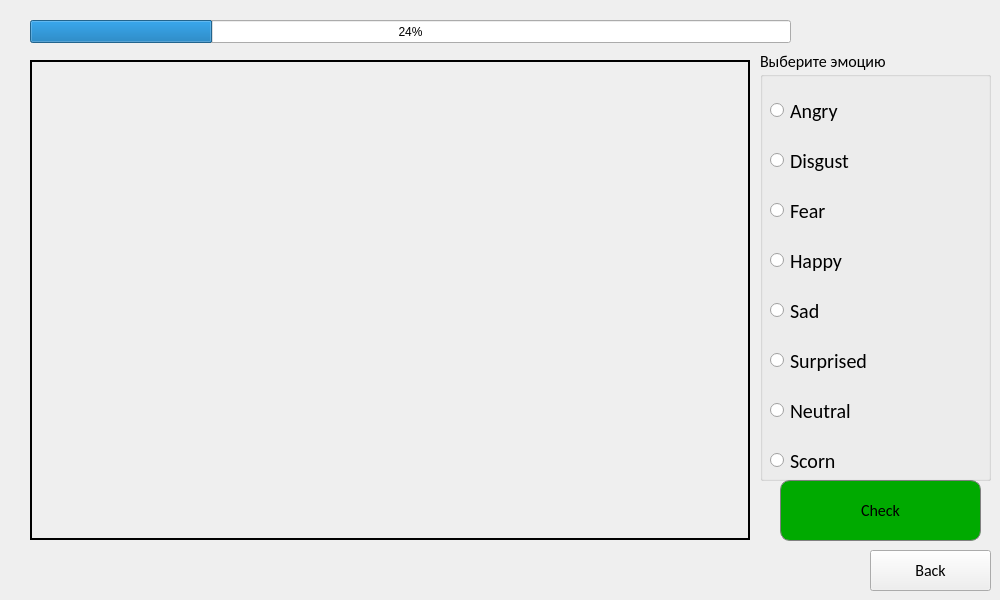
<?xml version="1.0" encoding="UTF-8"?>
<ui version="4.0">
 <class>Dialog</class>
 <widget class="QDialog" name="Dialog">
  <property name="geometry">
   <rect>
    <x>0</x>
    <y>0</y>
    <width>1000</width>
    <height>600</height>
   </rect>
  </property>
  <property name="windowTitle">
   <string>Dialog</string>
  </property>
  <widget class="QPushButton" name="SetNextFace">
   <property name="geometry">
    <rect>
     <x>780</x>
     <y>480</y>
     <width>201</width>
     <height>61</height>
    </rect>
   </property>
   <property name="palette">
    <palette>
     <active>
      <colorrole role="Button">
       <brush brushstyle="SolidPattern">
        <color alpha="255">
         <red>0</red>
         <green>170</green>
         <blue>0</blue>
        </color>
       </brush>
      </colorrole>
      <colorrole role="Base">
       <brush brushstyle="SolidPattern">
        <color alpha="255">
         <red>0</red>
         <green>170</green>
         <blue>0</blue>
        </color>
       </brush>
      </colorrole>
      <colorrole role="Window">
       <brush brushstyle="SolidPattern">
        <color alpha="255">
         <red>0</red>
         <green>170</green>
         <blue>0</blue>
        </color>
       </brush>
      </colorrole>
     </active>
     <inactive>
      <colorrole role="Button">
       <brush brushstyle="SolidPattern">
        <color alpha="255">
         <red>0</red>
         <green>170</green>
         <blue>0</blue>
        </color>
       </brush>
      </colorrole>
      <colorrole role="Base">
       <brush brushstyle="SolidPattern">
        <color alpha="255">
         <red>0</red>
         <green>170</green>
         <blue>0</blue>
        </color>
       </brush>
      </colorrole>
      <colorrole role="Window">
       <brush brushstyle="SolidPattern">
        <color alpha="255">
         <red>0</red>
         <green>170</green>
         <blue>0</blue>
        </color>
       </brush>
      </colorrole>
     </inactive>
     <disabled>
      <colorrole role="Button">
       <brush brushstyle="SolidPattern">
        <color alpha="255">
         <red>0</red>
         <green>170</green>
         <blue>0</blue>
        </color>
       </brush>
      </colorrole>
      <colorrole role="Base">
       <brush brushstyle="SolidPattern">
        <color alpha="255">
         <red>0</red>
         <green>170</green>
         <blue>0</blue>
        </color>
       </brush>
      </colorrole>
      <colorrole role="Window">
       <brush brushstyle="SolidPattern">
        <color alpha="255">
         <red>0</red>
         <green>170</green>
         <blue>0</blue>
        </color>
       </brush>
      </colorrole>
     </disabled>
    </palette>
   </property>
   <property name="font">
    <font>
     <family>Calibri</family>
     <pointsize>12</pointsize>
     <weight>50</weight>
     <bold>false</bold>
     <stylestrategy>PreferDefault</stylestrategy>
     <kerning>true</kerning>
    </font>
   </property>
   <property name="cursor">
    <cursorShape>PointingHandCursor</cursorShape>
   </property>
   <property name="layoutDirection">
    <enum>Qt::LeftToRight</enum>
   </property>
   <property name="styleSheet">
    <string notr="true">QPushButton
{
	background-color : rgb(0, 170, 0);
    border-style: solid;
    border-width: 1px;
    border-radius: 10px;
    border-color: gray;
    padding: 6px;
}

QPushButton:hover
{
	background-color : rgb(0, 150, 0);
    border-style: solid;
    border-width: 2px;
    border-radius: 10px;
    border-color: gray;
    padding: 6px;
}

QPushButton:pressed
{
	background-color : rgb(0, 100, 0);
    border-style: solid;
    border-width: 2px;
    border-radius: 10px;
    border-color: gray;
    padding: 6px;
}</string>
   </property>
   <property name="text">
    <string>Check</string>
   </property>
  </widget>
  <widget class="QLabel" name="Image">
   <property name="geometry">
    <rect>
     <x>30</x>
     <y>60</y>
     <width>720</width>
     <height>480</height>
    </rect>
   </property>
   <property name="frameShape">
    <enum>QFrame::Box</enum>
   </property>
   <property name="lineWidth">
    <number>2</number>
   </property>
   <property name="text">
    <string/>
   </property>
  </widget>
  <widget class="QGroupBox" name="Emotion">
   <property name="geometry">
    <rect>
     <x>760</x>
     <y>50</y>
     <width>231</width>
     <height>431</height>
    </rect>
   </property>
   <property name="font">
    <font>
     <family>Calibri</family>
     <pointsize>12</pointsize>
    </font>
   </property>
   <property name="styleSheet">
    <string notr="true">QGropBox#Emotions {
	 background-color: red;
    border-style: outset;
    border-width: 2px;
    border-radius: 10px;
    border-color: beige;
    font: bold 14px;
    min-width: 10em;
    padding: 6px;
}</string>
   </property>
   <property name="title">
    <string>Выберите эмоцию</string>
   </property>
   <property name="flat">
    <bool>false</bool>
   </property>
   <property name="checkable">
    <bool>false</bool>
   </property>
   <widget class="QRadioButton" name="Angry">
    <property name="geometry">
     <rect>
      <x>10</x>
      <y>40</y>
      <width>181</width>
      <height>41</height>
     </rect>
    </property>
    <property name="font">
     <font>
      <family>Calibri</family>
      <pointsize>15</pointsize>
     </font>
    </property>
    <property name="cursor">
     <cursorShape>PointingHandCursor</cursorShape>
    </property>
    <property name="layoutDirection">
     <enum>Qt::LeftToRight</enum>
    </property>
    <property name="text">
     <string>Angry</string>
    </property>
    <property name="iconSize">
     <size>
      <width>40</width>
      <height>40</height>
     </size>
    </property>
    <property name="autoExclusive">
     <bool>false</bool>
    </property>
   </widget>
   <widget class="QRadioButton" name="Disgust">
    <property name="geometry">
     <rect>
      <x>10</x>
      <y>90</y>
      <width>181</width>
      <height>41</height>
     </rect>
    </property>
    <property name="font">
     <font>
      <family>Calibri</family>
      <pointsize>15</pointsize>
     </font>
    </property>
    <property name="cursor">
     <cursorShape>PointingHandCursor</cursorShape>
    </property>
    <property name="layoutDirection">
     <enum>Qt::LeftToRight</enum>
    </property>
    <property name="text">
     <string>Disgust</string>
    </property>
    <property name="iconSize">
     <size>
      <width>40</width>
      <height>40</height>
     </size>
    </property>
    <property name="autoExclusive">
     <bool>false</bool>
    </property>
   </widget>
   <widget class="QRadioButton" name="Fear">
    <property name="geometry">
     <rect>
      <x>10</x>
      <y>140</y>
      <width>181</width>
      <height>41</height>
     </rect>
    </property>
    <property name="font">
     <font>
      <family>Calibri</family>
      <pointsize>15</pointsize>
     </font>
    </property>
    <property name="cursor">
     <cursorShape>PointingHandCursor</cursorShape>
    </property>
    <property name="layoutDirection">
     <enum>Qt::LeftToRight</enum>
    </property>
    <property name="text">
     <string>Fear</string>
    </property>
    <property name="iconSize">
     <size>
      <width>40</width>
      <height>40</height>
     </size>
    </property>
    <property name="autoExclusive">
     <bool>false</bool>
    </property>
   </widget>
   <widget class="QRadioButton" name="Happy">
    <property name="geometry">
     <rect>
      <x>10</x>
      <y>190</y>
      <width>181</width>
      <height>41</height>
     </rect>
    </property>
    <property name="font">
     <font>
      <family>Calibri</family>
      <pointsize>15</pointsize>
     </font>
    </property>
    <property name="cursor">
     <cursorShape>PointingHandCursor</cursorShape>
    </property>
    <property name="layoutDirection">
     <enum>Qt::LeftToRight</enum>
    </property>
    <property name="text">
     <string>Happy</string>
    </property>
    <property name="iconSize">
     <size>
      <width>40</width>
      <height>40</height>
     </size>
    </property>
    <property name="autoExclusive">
     <bool>false</bool>
    </property>
   </widget>
   <widget class="QRadioButton" name="Sad">
    <property name="geometry">
     <rect>
      <x>10</x>
      <y>240</y>
      <width>181</width>
      <height>41</height>
     </rect>
    </property>
    <property name="font">
     <font>
      <family>Calibri</family>
      <pointsize>15</pointsize>
     </font>
    </property>
    <property name="cursor">
     <cursorShape>PointingHandCursor</cursorShape>
    </property>
    <property name="layoutDirection">
     <enum>Qt::LeftToRight</enum>
    </property>
    <property name="text">
     <string>Sad</string>
    </property>
    <property name="iconSize">
     <size>
      <width>40</width>
      <height>40</height>
     </size>
    </property>
    <property name="autoExclusive">
     <bool>false</bool>
    </property>
   </widget>
   <widget class="QRadioButton" name="Surprised">
    <property name="geometry">
     <rect>
      <x>10</x>
      <y>290</y>
      <width>181</width>
      <height>41</height>
     </rect>
    </property>
    <property name="font">
     <font>
      <family>Calibri</family>
      <pointsize>15</pointsize>
     </font>
    </property>
    <property name="cursor">
     <cursorShape>PointingHandCursor</cursorShape>
    </property>
    <property name="layoutDirection">
     <enum>Qt::LeftToRight</enum>
    </property>
    <property name="text">
     <string>Surprised</string>
    </property>
    <property name="iconSize">
     <size>
      <width>40</width>
      <height>40</height>
     </size>
    </property>
    <property name="autoExclusive">
     <bool>false</bool>
    </property>
   </widget>
   <widget class="QRadioButton" name="Neutral">
    <property name="geometry">
     <rect>
      <x>10</x>
      <y>340</y>
      <width>191</width>
      <height>41</height>
     </rect>
    </property>
    <property name="font">
     <font>
      <family>Calibri</family>
      <pointsize>15</pointsize>
     </font>
    </property>
    <property name="cursor">
     <cursorShape>PointingHandCursor</cursorShape>
    </property>
    <property name="layoutDirection">
     <enum>Qt::LeftToRight</enum>
    </property>
    <property name="text">
     <string>Neutral</string>
    </property>
    <property name="iconSize">
     <size>
      <width>40</width>
      <height>40</height>
     </size>
    </property>
    <property name="autoExclusive">
     <bool>false</bool>
    </property>
   </widget>
   <widget class="QRadioButton" name="Scorn">
    <property name="geometry">
     <rect>
      <x>10</x>
      <y>390</y>
      <width>191</width>
      <height>41</height>
     </rect>
    </property>
    <property name="font">
     <font>
      <family>Calibri</family>
      <pointsize>15</pointsize>
     </font>
    </property>
    <property name="cursor">
     <cursorShape>PointingHandCursor</cursorShape>
    </property>
    <property name="layoutDirection">
     <enum>Qt::LeftToRight</enum>
    </property>
    <property name="text">
     <string>Scorn</string>
    </property>
    <property name="iconSize">
     <size>
      <width>40</width>
      <height>40</height>
     </size>
    </property>
    <property name="autoExclusive">
     <bool>false</bool>
    </property>
   </widget>
  </widget>
  <widget class="QPushButton" name="ToMainWindow">
   <property name="geometry">
    <rect>
     <x>870</x>
     <y>550</y>
     <width>121</width>
     <height>41</height>
    </rect>
   </property>
   <property name="font">
    <font>
     <family>Calibri</family>
     <pointsize>12</pointsize>
     <weight>50</weight>
     <bold>false</bold>
     <stylestrategy>PreferDefault</stylestrategy>
     <kerning>true</kerning>
    </font>
   </property>
   <property name="cursor">
    <cursorShape>PointingHandCursor</cursorShape>
   </property>
   <property name="styleSheet">
    <string notr="true"/>
   </property>
   <property name="text">
    <string>Back</string>
   </property>
  </widget>
  <widget class="QProgressBar" name="Progress">
   <property name="geometry">
    <rect>
     <x>30</x>
     <y>20</y>
     <width>761</width>
     <height>23</height>
    </rect>
   </property>
   <property name="value">
    <number>24</number>
   </property>
  </widget>
 </widget>
 <resources/>
 <connections/>
</ui>
